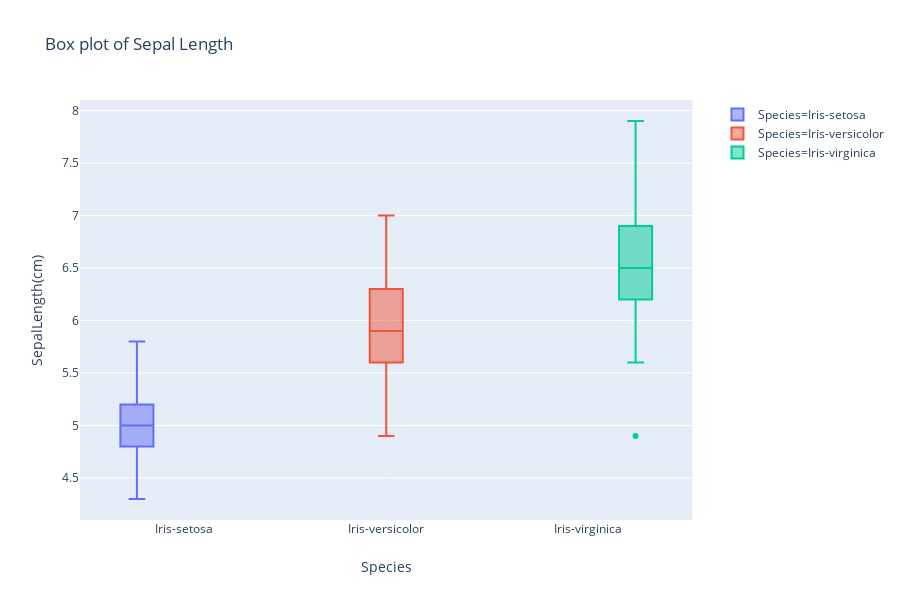

The notebook cell saved with this chart:
### Markdown cell above
# Distributions of Sepal Length

### Code cell
fig = px.box(df, x="Species", y="SepalLength(cm)", color="Species",
             title="Box plot of Sepal Length"
            )
fig.show()

### Figure 1 — Plotly figure (JSON) as saved in the notebook; plotly's stock layout.template omitted (floating-point values rounded to 4 significant figures)
{"data": [{"alignmentgroup": "True", "hoverlabel": {"namelength": 0}, "hovertemplate": "Species=%{x}<br>SepalLength(cm)=%{y}", "legendgroup": "Species=Iris-setosa", "marker": {"color": "#636efa"}, "name": "Species=Iris-setosa", "notched": false, "offsetgroup": "Species=Iris-setosa", "orientation": "v", "showlegend": true, "type": "box", "x": ["Iris-setosa", "Iris-setosa", "Iris-setosa", "Iris-setosa", "Iris-setosa", "Iris-setosa", "Iris-setosa", "Iris-setosa", "Iris-setosa", "Iris-setosa", "Iris-setosa", "Iris-setosa", "Iris-setosa", "Iris-setosa", "Iris-setosa", "Iris-setosa", "Iris-setosa", "Iris-setosa", "Iris-setosa", "Iris-setosa", "Iris-setosa", "Iris-setosa", "Iris-setosa", "Iris-setosa", "Iris-setosa", "Iris-setosa", "Iris-setosa", "Iris-setosa", "Iris-setosa", "Iris-setosa", "Iris-setosa", "Iris-setosa", "Iris-setosa", "Iris-setosa", "Iris-setosa", "Iris-setosa", "Iris-setosa", "Iris-setosa", "Iris-setosa", "Iris-setosa", "Iris-setosa", "Iris-setosa", "Iris-setosa", "Iris-setosa", "Iris-setosa", "Iris-setosa", "Iris-setosa", "Iris-setosa", "Iris-setosa", "Iris-setosa"], "x0": " ", "xaxis": "x", "y": [5.1, 4.9, 4.7, 4.6, 5, 5.4, 4.6, 5, 4.4, 4.9, 5.4, 4.8, 4.8, 4.3, 5.8, 5.7, 5.4, 5.1, 5.7, 5.1, 5.4, 5.1, 4.6, 5.1, 4.8, 5, 5, 5.2, 5.2, 4.7, 4.8, 5.4, 5.2, 5.5, 4.9, 5, 5.5, 4.9, 4.4, 5.1, 5, 4.5, 4.4, 5, 5.1, 4.8, 5.1, 4.6, 5.3, 5], "y0": " ", "yaxis": "y"}, {"alignmentgroup": "True", "hoverlabel": {"namelength": 0}, "hovertemplate": "Species=%{x}<br>SepalLength(cm)=%{y}", "legendgroup": "Species=Iris-versicolor", "marker": {"color": "#EF553B"}, "name": "Species=Iris-versicolor", "notched": false, "offsetgroup": "Species=Iris-versicolor", "orientation": "v", "showlegend": true, "type": "box", "x": ["Iris-versicolor", "Iris-versicolor", "Iris-versicolor", "Iris-versicolor", "Iris-versicolor", "Iris-versicolor", "Iris-versicolor", "Iris-versicolor", "Iris-versicolor", "Iris-versicolor", "Iris-versicolor", "Iris-versicolor", "Iris-versicolor", "Iris-versicolor", "Iris-versicolor", "Iris-versicolor", "Iris-versicolor", "Iris-versicolor", "Iris-versicolor", "Iris-versicolor", "Iris-versicolor", "Iris-versicolor", "Iris-versicolor", "Iris-versicolor", "Iris-versicolor", "Iris-versicolor", "Iris-versicolor", "Iris-versicolor", "Iris-versicolor", "Iris-versicolor", "Iris-versicolor", "Iris-versicolor", "Iris-versicolor", "Iris-versicolor", "Iris-versicolor", "Iris-versicolor", "Iris-versicolor", "Iris-versicolor", "Iris-versicolor", "Iris-versicolor", "Iris-versicolor", "Iris-versicolor", "Iris-versicolor", "Iris-versicolor", "Iris-versicolor", "Iris-versicolor", "Iris-versicolor", "Iris-versicolor", "Iris-versicolor", "Iris-versicolor"], "x0": " ", "xaxis": "x", "y": [7, 6.4, 6.9, 5.5, 6.5, 5.7, 6.3, 4.9, 6.6, 5.2, 5, 5.9, 6, 6.1, 5.6, 6.7, 5.6, 5.8, 6.2, 5.6, 5.9, 6.1, 6.3, 6.1, 6.4, 6.6, 6.8, 6.7, 6, 5.7, 5.5, 5.5, 5.8, 6, 5.4, 6, 6.7, 6.3, 5.6, 5.5, 5.5, 6.1, 5.8, 5, 5.6, 5.7, 5.7, 6.2, 5.1, 5.7], "y0": " ", "yaxis": "y"}, {"alignmentgroup": "True", "hoverlabel": {"namelength": 0}, "hovertemplate": "Species=%{x}<br>SepalLength(cm)=%{y}", "legendgroup": "Species=Iris-virginica", "marker": {"color": "#00cc96"}, "name": "Species=Iris-virginica", "notched": false, "offsetgroup": "Species=Iris-virginica", "orientation": "v", "showlegend": true, "type": "box", "x": ["Iris-virginica", "Iris-virginica", "Iris-virginica", "Iris-virginica", "Iris-virginica", "Iris-virginica", "Iris-virginica", "Iris-virginica", "Iris-virginica", "Iris-virginica", "Iris-virginica", "Iris-virginica", "Iris-virginica", "Iris-virginica", "Iris-virginica", "Iris-virginica", "Iris-virginica", "Iris-virginica", "Iris-virginica", "Iris-virginica", "Iris-virginica", "Iris-virginica", "Iris-virginica", "Iris-virginica", "Iris-virginica", "Iris-virginica", "Iris-virginica", "Iris-virginica", "Iris-virginica", "Iris-virginica", "Iris-virginica", "Iris-virginica", "Iris-virginica", "Iris-virginica", "Iris-virginica", "Iris-virginica", "Iris-virginica", "Iris-virginica", "Iris-virginica", "Iris-virginica", "Iris-virginica", "Iris-virginica", "Iris-virginica", "Iris-virginica", "Iris-virginica", "Iris-virginica", "Iris-virginica", "Iris-virginica", "Iris-virginica", "Iris-virginica"], "x0": " ", "xaxis": "x", "y": [6.3, 5.8, 7.1, 6.3, 6.5, 7.6, 4.9, 7.3, 6.7, 7.2, 6.5, 6.4, 6.8, 5.7, 5.8, 6.4, 6.5, 7.7, 7.7, 6, 6.9, 5.6, 7.7, 6.3, 6.7, 7.2, 6.2, 6.1, 6.4, 7.2, 7.4, 7.9, 6.4, 6.3, 6.1, 7.7, 6.3, 6.4, 6, 6.9, 6.7, 6.9, 5.8, 6.8, 6.7, 6.7, 6.3, 6.5, 6.2, 5.9], "y0": " ", "yaxis": "y"}], "layout": {"boxmode": "group", "height": 600, "legend": {"tracegroupgap": 0}, "title": {"text": "Box plot of Sepal Length"}, "xaxis": {"anchor": "y", "categoryarray": ["Iris-setosa", "Iris-versicolor", "Iris-virginica"], "categoryorder": "array", "domain": [0, 0.98], "title": {"text": "Species"}}, "yaxis": {"anchor": "x", "domain": [0, 1], "title": {"text": "SepalLength(cm)"}}}}
